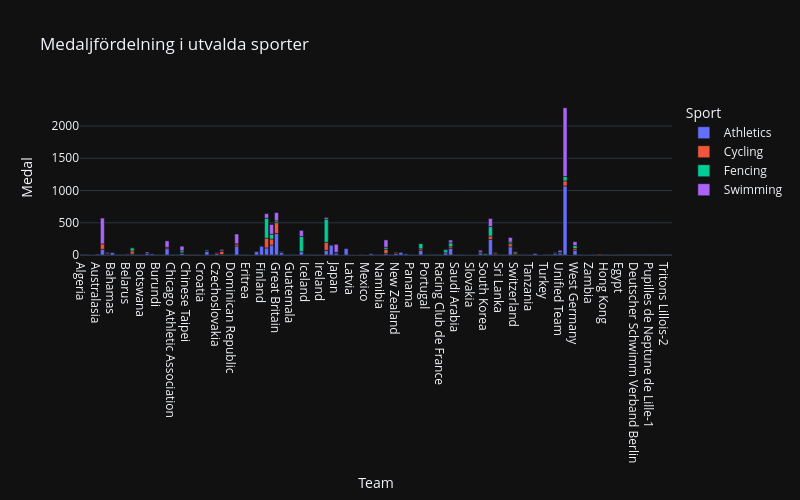

The notebook cell this image was saved under:
### Code cell
df_medals = df_sports[df_sports["Medal"].notna()]

medals_by_country = df_medals.groupby(["Sport", "Team"])["Medal"].count().reset_index()


px.bar(medals_by_country,x="Team", y="Medal", color="Sport",title="Medaljfördelning i utvalda sporter", width=800, height=500)

### Figure 1 — Plotly figure (JSON) as saved in the notebook; plotly's stock layout.template omitted (floating-point values rounded to 4 significant figures)
{"data": [{"hovertemplate": "Sport=Athletics<br>Team=%{x}<br>Medal=%{y}<extra></extra>", "legendgroup": "Athletics", "marker": {"color": "#636efa", "pattern": {"shape": ""}}, "name": "Athletics", "orientation": "v", "showlegend": true, "textposition": "auto", "x": ["Algeria", "Amateur Athletic Association", "Argentina", "Australasia", "Australia", "Austria", "Bahamas", "Bahrain", "Barbados", "Belarus", "Belgium", "Bohemia", "Botswana", "Brazil", "Bulgaria", "Burundi", "Cameroon", "Canada", "Chicago Athletic Association", "Chile", "China", "Chinese Taipei", "Colombia", "Cote d'Ivoire", "Croatia", "Cuba", "Czech Republic", "Czechoslovakia", "Denmark", "Djibouti", "Dominican Republic", "East Germany", "Ecuador", "Eritrea", "Estonia", "Ethiopia", "Finland", "France", "Germany", "Great Britain", "Greece", "Grenada", "Guatemala", "Haiti", "Hungary", "Iceland", "India", "Iran", "Ireland", "Italy", "Jamaica", "Japan", "Kazakhstan", "Kenya", "Latvia", "Lithuania", "Luxembourg", "Mexico", "Morocco", "Mozambique", "Namibia", "Netherlands", "New York Athletic Club", "New Zealand", "Nigeria", "Norway", "Panama", "Philippines", "Poland", "Portugal", "Puerto Rico", "Qatar", "Racing Club de France", "Romania", "Russia", "Saudi Arabia", "Senegal", "Serbia", "Slovakia", "Slovenia", "South Africa", "South Korea", "Soviet Union", "Spain", "Sri Lanka", "Sudan", "Sweden", "Switzerland", "Syria", "Tajikistan", "Tanzania", "Trinidad and Tobago", "Tunisia", "Turkey", "Uganda", "Ukraine", "Unified Team", "United States", "Venezuela", "West Germany", "West Indies Federation", "Yugoslavia", "Zambia"], "xaxis": "x", "y": [9, 5, 5, 1, 88, 7, 36, 3, 1, 17, 16, 1, 1, 26, 19, 2, 2, 98, 5, 2, 27, 2, 3, 1, 5, 58, 12, 24, 7, 1, 3, 140, 2, 1, 6, 53, 138, 110, 154, 334, 37, 2, 1, 1, 52, 2, 2, 1, 6, 72, 156, 31, 4, 99, 5, 5, 2, 11, 19, 2, 4, 22, 5, 24, 41, 20, 3, 2, 72, 10, 1, 3, 5, 35, 103, 1, 1, 1, 1, 4, 31, 2, 242, 14, 2, 1, 128, 8, 1, 1, 2, 28, 5, 6, 3, 21, 29, 1071, 2, 71, 5, 2, 1], "yaxis": "y", "type": "bar"}, {"hovertemplate": "Sport=Cycling<br>Team=%{x}<br>Medal=%{y}<extra></extra>", "legendgroup": "Cycling", "marker": {"color": "#EF553B", "pattern": {"shape": ""}}, "name": "Cycling", "orientation": "v", "showlegend": true, "textposition": "auto", "x": ["Argentina", "Australia", "Austria", "Belarus", "Belgium", "Canada", "China", "Colombia", "Cuba", "Czech Republic", "Czechoslovakia", "Denmark", "East Germany", "England", "England-1", "Estonia", "France", "Germany", "Great Britain", "Greece", "Hong Kong", "Italy", "Jamaica", "Japan", "Kazakhstan", "Latvia", "Lithuania", "Malaysia", "Mexico", "Netherlands", "New Zealand", "Norway", "Poland", "Portugal", "Russia", "South Africa", "Soviet Union", "Spain", "Sweden", "Switzerland", "Ukraine", "United States", "Uruguay", "Venezuela", "West Germany"], "xaxis": "x", "y": [2, 84, 3, 1, 47, 23, 9, 6, 1, 2, 13, 52, 33, 1, 12, 1, 151, 94, 169, 4, 1, 124, 1, 6, 2, 3, 1, 1, 2, 67, 18, 4, 24, 1, 24, 16, 53, 19, 48, 26, 6, 78, 1, 1, 28], "yaxis": "y", "type": "bar"}, {"hovertemplate": "Sport=Fencing<br>Team=%{x}<br>Medal=%{y}<extra></extra>", "legendgroup": "Fencing", "marker": {"color": "#00cc96", "pattern": {"shape": ""}}, "name": "Fencing", "orientation": "v", "showlegend": true, "textposition": "auto", "x": ["Argentina", "Austria", "Belgium", "Bohemia", "China", "Cuba", "Denmark", "East Germany", "Egypt", "France", "Germany", "Great Britain", "Greece", "Hungary", "Italy", "Japan", "Mexico", "Netherlands", "Norway", "Poland", "Portugal", "Romania", "Russia", "South Korea", "Soviet Union", "Spain", "Sweden", "Switzerland", "Tunisia", "Ukraine", "Unified Team", "United States", "Venezuela", "West Germany"], "xaxis": "x", "y": [5, 13, 48, 6, 30, 20, 6, 1, 1, 310, 73, 28, 12, 236, 359, 5, 1, 31, 1, 82, 6, 47, 62, 20, 146, 1, 26, 23, 1, 12, 13, 69, 1, 48], "yaxis": "y", "type": "bar"}, {"hovertemplate": "Sport=Swimming<br>Team=%{x}<br>Medal=%{y}<extra></extra>", "legendgroup": "Swimming", "marker": {"color": "#ab63fa", "pattern": {"shape": ""}}, "name": "Swimming", "orientation": "v", "showlegend": true, "textposition": "auto", "x": ["Argentina", "Australasia", "Australia", "Austria", "Belarus", "Belgium", "Brazil", "Bulgaria", "Canada", "Chicago Athletic Association-2", "China", "Costa Rica", "Croatia", "Cuba", "Denmark", "Deutscher Schwimm Verband Berlin", "East Germany", "Finland", "France", "Germany", "Great Britain", "Greece", "Hungary", "Ireland", "Italy", "Japan", "Kazakhstan", "Lithuania", "Mexico", "Missouri Athletic Club-3", "Netherlands", "New York Athletic Club #1-1", "New Zealand", "Norway", "Philippines", "Poland", "Pupilles de Neptune de Lille-1", "Romania", "Russia", "Serbia", "Singapore", "Slovakia", "Slovenia", "South Africa", "South Korea", "Soviet Union", "Spain", "Suriname", "Sweden", "Switzerland", "Trinidad and Tobago", "Tritons Lillois-2", "Tunisia", "Ukraine", "Unified Team", "United States", "Venezuela", "West Germany", "Yugoslavia", "Zimbabwe"], "xaxis": "x", "y": [3, 11, 401, 17, 3, 5, 20, 3, 98, 4, 70, 4, 1, 2, 21, 4, 152, 4, 71, 152, 127, 7, 94, 4, 27, 123, 1, 1, 2, 4, 114, 4, 6, 2, 2, 6, 4, 9, 43, 1, 1, 2, 1, 27, 4, 124, 8, 2, 70, 1, 1, 5, 3, 7, 30, 1066, 1, 59, 2, 7], "yaxis": "y", "type": "bar"}], "layout": {"xaxis": {"anchor": "y", "domain": [0.0, 1.0], "title": {"text": "Team"}}, "yaxis": {"anchor": "x", "domain": [0.0, 1.0], "title": {"text": "Medal"}}, "legend": {"title": {"text": "Sport"}, "tracegroupgap": 0}, "title": {"text": "Medaljfördelning i utvalda sporter"}, "barmode": "relative", "height": 500, "width": 800}}
